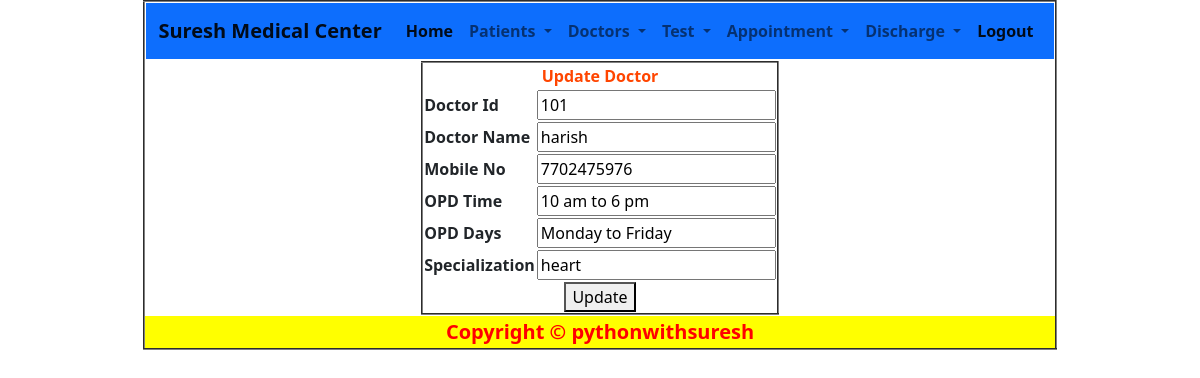
The app's page /updated/?pid=101 with its own data.
### app/models.py (models this page shows, shortened)
class DoctorModel(models.Model):
    Doctor_id=models.IntegerField(primary_key=True)
    Doctor_name=models.CharField(max_length=30)
    Mobile=models.IntegerField()
    OPT_Time=models.CharField(max_length=30)
    OPD_Days=models.CharField(max_length=30)
    Specialization=models.CharField(max_length=30)

### app/views.py (the view)
# urls.py: path('updated/',views.updated,name='updated'),
def updated(request):
    return render(request,"app/Updatedoctor.html",{'data':DoctorModel.objects.get(Doctor_id=request.GET.get('pid'))})

### templates/app/Updatedoctor.html (shortened to what this page needs)
{% extends 'common.html' %}
{% block suresh %}
    <form action="{% url 'saveupdatedoctor' %}" method="post">
    <table align="center" border="2">
    <tr><th colspan="2" style="text-align: center;color: orangered">Update Doctor</th></tr>
    <tr>
        <th>Doctor Id</th>
        <th><input type="number" name="t1" value="{{ data.Doctor_id}}" readonly></th>
    </tr>
    <tr>
        <th>Doctor Name</th>
        <th><input type="text" name="t2" value="{{ data.Doctor_name }}" ></th>
    </tr>
    <tr>
        <th>Mobile No</th>
        <th><input type="number" name="t3" value="{{ data.Mobile }}" ></th>
    </tr>
    <tr>
        <th>OPD Time</th>
        <th><input type="text" name="t4" value="{{ data.OPT_Time }}" ></th>
    </tr>
    <tr>
        <th>OPD Days</th>
        <th><input type="text" name="t5" value="{{ data.OPD_Days }}" ></th>
    </tr>
    <tr>
        <th>Specialization</th>
        <th><input type="text" name="t6" value="{{ data.Specialization }}" ></th>
    </tr>
    <tr>
        <th colspan="2" style="text-align: center"><button type="submit">Update</button> </th>
    </tr>
    </table></form>
{% endblock %}

### records on screen
DoctorModel: t1 "101", t2 "harish", t3 "7702475976", t4 "10 am to 6 pm", t5 "Monday to Friday", t6 "heart"
